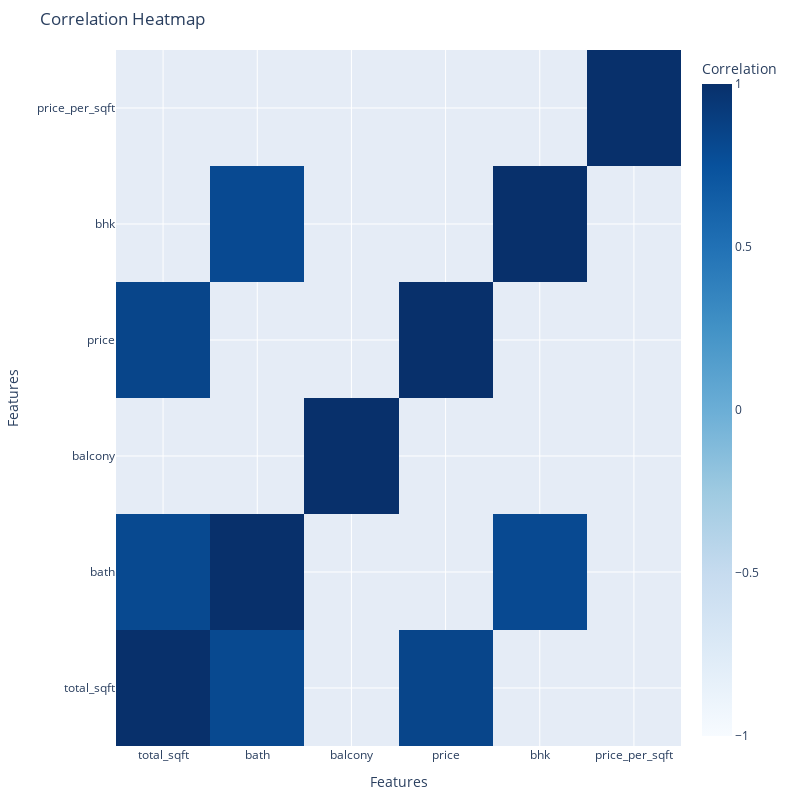

The notebook cell this image was saved under:
### Markdown cell above
# 23. Correlation Heatmap (Masked for Correlations Below 0.8)

### Code cell
# Import plotly for creating an interactive heatmap
import plotly.graph_objects as go

# Calculate the correlation matrix for numerical columns
corr = home.corr(numeric_only=True)

# Masking correlations less than 0.8 to focus on stronger correlations
mask = corr < 0.8
corr_masked = corr.copy()
corr_masked[mask] = np.nan

# Create a Heatmap using Plotly
fig = go.Figure(data=go.Heatmap(
    z=corr_masked.values,       # Correlation values
    x=corr_masked.columns,      # X-axis (features)
    y=corr_masked.columns,      # Y-axis (features)
    colorscale='Blues',         # Color scale for heatmap
    zmin=-1, zmax=1,            # Set range of correlation values (-1 to 1)
    colorbar=dict(title='Correlation'),  # Title for the color bar
    showscale=True              # Show color scale
))

# Update layout settings for better visualization
fig.update_layout(
    title='Correlation Heatmap',  # Title of the heatmap
    xaxis_title='Features',       # X-axis label
    yaxis_title='Features',       # Y-axis label
    xaxis=dict(tickvals=list(corr_masked.columns), ticktext=list(corr_masked.columns)),
    yaxis=dict(tickvals=list(corr_masked.columns), ticktext=list(corr_masked.columns)),
    height=800,                   # Adjust height for better fit
    width=800,                    # Adjust width for better fit
    margin=dict(l=50, r=50, t=50, b=50)  # Adjust margins
)

# Display the interactive heatmap
fig.show()

### Figure 1 — Plotly figure (JSON) as saved in the notebook; plotly's stock layout.template omitted (floating-point values rounded to 4 significant figures)
{"data": [{"colorbar": {"title": {"text": "Correlation"}}, "colorscale": [[0, "rgb(247,251,255)"], [0.125, "rgb(222,235,247)"], [0.25, "rgb(198,219,239)"], [0.375, "rgb(158,202,225)"], [0.5, "rgb(107,174,214)"], [0.625, "rgb(66,146,198)"], [0.75, "rgb(33,113,181)"], [0.875, "rgb(8,81,156)"], [1, "rgb(8,48,107)"]], "showscale": true, "type": "heatmap", "x": ["total_sqft", "bath", "balcony", "price", "bhk", "price_per_sqft"], "y": ["total_sqft", "bath", "balcony", "price", "bhk", "price_per_sqft"], "z": [[1, 0.8115, null, 0.8421, null, null], [0.8115, 1, null, null, 0.8077, null], [null, null, 1, null, null, null], [0.8421, null, null, 1, null, null], [null, 0.8077, null, null, 1, null], [null, null, null, null, null, 1]], "zmax": 1, "zmin": -1}], "layout": {"height": 800, "margin": {"b": 50, "l": 50, "r": 50, "t": 50}, "title": {"text": "Correlation Heatmap"}, "width": 800, "xaxis": {"autorange": true, "range": [-0.5, 5.5], "ticktext": ["total_sqft", "bath", "balcony", "price", "bhk", "price_per_sqft"], "tickvals": ["total_sqft", "bath", "balcony", "price", "bhk", "price_per_sqft"], "title": {"text": "Features"}, "type": "category"}, "yaxis": {"autorange": true, "range": [-0.5, 5.5], "ticktext": ["total_sqft", "bath", "balcony", "price", "bhk", "price_per_sqft"], "tickvals": ["total_sqft", "bath", "balcony", "price", "bhk", "price_per_sqft"], "title": {"text": "Features"}, "type": "category"}}}
